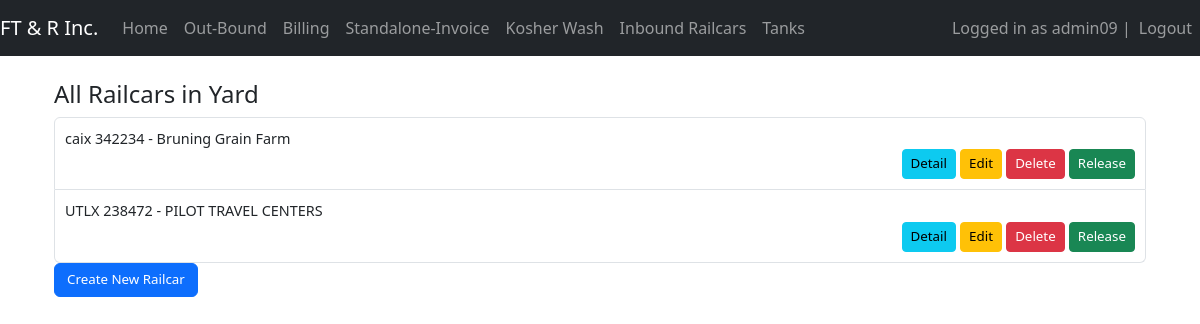
Page /railcars/ (signed in) on the committed database.
### myapp/models.py (models this page shows, shortened)
class Railcar(models.Model):
    railcar_number = models.CharField(max_length=11)
    received_date = models.DateField()
    released_date = models.DateField(null=True, blank=True)
    released_timestamp = models.DateTimeField(null=True, blank=True)  # New field
    left_yard_date = models.DateField(null=True, blank=True)
    is_released = models.BooleanField(default=False)
    customer = models.ForeignKey(Customer, on_delete=models.CASCADE)
    track = models.CharField(max_length=14, default='Default Track')
    net_weight = models.FloatField(null=True, blank=True)
    total_weight = models.FloatField(null=True, blank=True)

class Customer(models.Model):
    name = models.CharField(max_length=100)
    customer_address = models.CharField(max_length=255, null=True)
    customer_contact = models.CharField(max_length=255, null=True)
    entrance_fee = models.DecimalField(max_digits=10, decimal_places=2)
    demurrage_rate = models.DecimalField(max_digits=10, decimal_places=2, default=0.0)
    demurrage_free_days = models.PositiveIntegerField(default=0)
    contact_email = models.EmailField(max_length=254, blank=True, null=True)
    rate_per_pound = models.DecimalField(max_digits=5, decimal_places=2, default=0.00)

### myapp/views.py (the view)
# urls.py: path('railcars/', views.railcar_list_in_yard,name='railcar_list_in_yard'),
@login_required(login_url="/login")
def railcar_list_in_yard(request):
    if request.user.is_superuser or request.user.groups.filter(name='Administrators').exists():
        railcars = Railcar.objects.filter(is_released=False) # Show all railcars in the yard if the user is an admin
    else:
        customer = request.user.userprofile.customer # Get the customer associated with the user
        railcars = Railcar.objects.filter(customer=customer, is_released=False) # Show only the customer's railcars in the yard
    return render(request, 'main/railcar_list_in_yard.html', {'railcars': railcars})

### myapp/templates/main/railcar_list_in_yard.html (shortened to what this page needs)
{% extends 'main/base.html' %}
{% block content %}
    <div class="container">
        <h2 style="font-size: 1.5em;">All Railcars in Yard</h2>
        {% if railcars %}
            <ul class="list-group">
                {% for railcar in railcars %}
                    <li class="list-group-item" style="padding: 10px;">
                        <div style="font-size: 0.9em;">{{ railcar.railcar_number }} - {{ railcar.customer.name }}</div>
                        <span class="float-end">
                            {% if perms.myapp.view_railcar %}
                                <a href="{% url 'railcar_detail' pk=railcar.pk %}" class="btn btn-info btn-sm" style="font-size: smaller;">Detail</a>
                            {% endif %}
                            {% if perms.myapp.view_railcar %}
                                <a href="{% url 'edit_railcar' pk=railcar.pk %}" class="btn btn-warning btn-sm" style="font-size: smaller;">Edit</a>
                            {% endif %}
                            {% if request.user.is_superuser %}
                                <a href="{% url 'delete_railcar' pk=railcar.pk %}" class="btn btn-danger btn-sm" style="font-size: smaller;">Delete</a>
                            {% endif %}
                            <a href="{% url 'release_railcar' pk=railcar.pk %}" class="btn btn-success btn-sm" style="font-size: smaller;">Release</a>
                        </span>
                    </li>
                {% endfor %}
            </ul>
        {% else %}
            <p>No railcars in the yard.</p>
        {% endif %}
        {% if perms.myapp.add_railcar %}
        <a href="{% url 'create_railcar' %}" class="btn btn-primary" style="font-size: smaller;">Create New Railcar</a>
        {% endif %}
    </div>
{% endblock %}

### myapp/templates/main/base.html (shortened to what this page needs)
{% load static %}
<!DOCTYPE html>
<html lang="en">
<head>
    <link href="https://cdn.jsdelivr.net/npm/bootstrap@5.3.2/dist/css/bootstrap.min.css"
        rel="stylesheet"
>
</head>
<body>
<nav class="navbar navbar-expand-lg navbar-dark bg-dark">
    <a class="navbar-brand" href="{% url 'home' %}"> FT & R Inc. </a>
    <div class="collapse navbar-collapse" id="navbarNav">
        <ul class="navbar-nav">
            <li class="nav-item {% if request.resolver_match.url_name == 'home' %}active{% endif %}">
                <a class="nav-link" href="{% url 'home' %}"> Home </a>
            </li>
            {% if perms.myapp.view_railcar %}
            <li class="nav-item {% if request.resolver_match.url_name == 'outbound' %}active{% endif %}">
                <a class="nav-link" href="{% url 'outbound' %}"> Out-Bound </a>
            </li>
            {% endif %}
            {% if perms.myapp.change_invoice %}
            <li class="nav-item {% if request.resolver_match.url_name == 'billing' %}active{% endif %}">
                <a class="nav-link" href="{% url 'billing' %}"> Billing </a>
            </li>
            {% endif %}
            {% if perms.myapp.change_invoice %}
            <li class="nav-item {% if request.resolver_match.url_name == 'create_standalone_invoice' %}active{% endif %}">
                <a class="nav-link" href="{% url 'create_standalone_invoice' %}"> Standalone-Invoice </a>
            </li>
            {% endif %}
            <li class="nav-item {% if request.resolver_match.url_name == 'kosher_wash_list' %}active{% endif %}">
                <a class="nav-link" href="{% url 'kosher_wash_list' %}"> Kosher Wash </a>
            </li>
            <li class="nav-item {% if request.resolver_match.url_name == 'inbound_railcar_list' %}active{% endif %}">
                <a class="nav-link" href="{% url 'inbound_railcar_list' %}"> Inbound Railcars </a>
            </li>
            <li class="nav-item {% if request.resolver_match.url_name == 'view_all_tanks' %}active{% endif %}">
                <a class="nav-link" href="{% url 'view_all_tanks' %}"> Tanks </a>
        </ul>
    </div>
    <div class="ml-auto">
        <ul class="navbar-nav">
            {% if user.is_authenticated %}
            <span class="navbar-text"> Logged in as {{user.username}} | </span>
            <li class="nav-item">
                <a class="nav-link" href="/logout">Logout</a>
            </li>
            {% else %}
            <li class="nav-item">
                <a class="nav-link" href="/login">Login</a>
            </li>
            {% endif %}
        </ul>
    </div>
</nav>
<div class="container mt-4">
    {% block content %}
    {% endblock %}
</div>
</body>
</html>

### rows in the picture
Railcar: railcar_number "caix 342234", customer.name "Bruning Grain Farm"
Railcar: railcar_number "UTLX 238472", customer.name "PILOT TRAVEL CENTERS"

### other values in the picture
{{ user.username }} "admin09"
